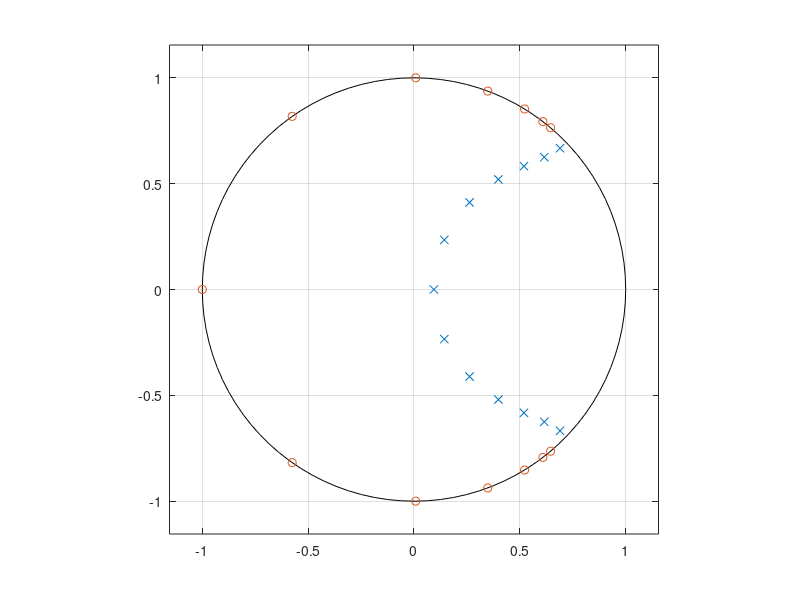
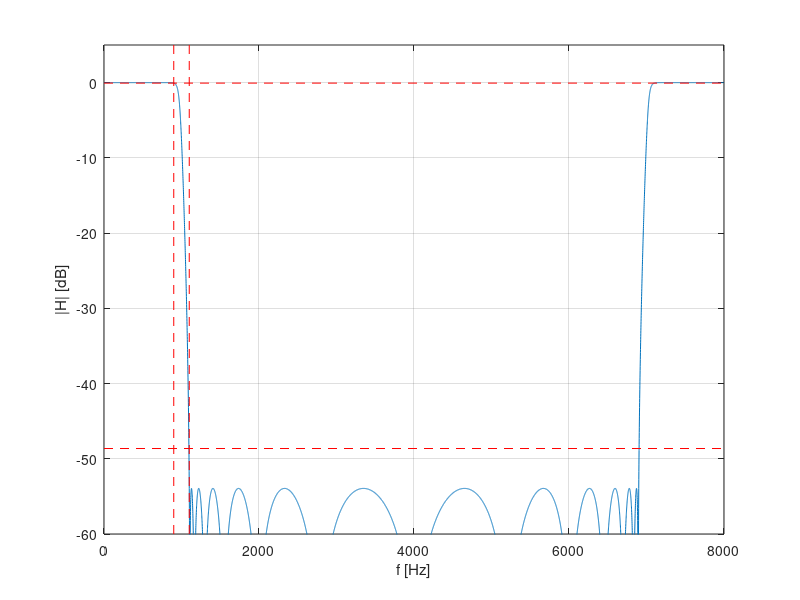

Recreate these plots in MATLAB, in order. (Note: this script raises an error after producing the figures.)
clearvars
close all
clc

%% LAB 5 IIR FILTER - LOW PASS - CHEBYSHEV 2 FILTER TECHNIQUE


% ideally a low-pass filter with cutoff frequency 
f0 = 1e3; % [Hz]
% and repetition rate
Fp = 8e3; % [Hz]
% so that the samplig period is
T = 1/Fp; % [s]

% limit frequencies
al = 0.1; % transition bandwidth in percentage
fp = f0*(1-al); % pass band upper limit
fs = f0*(1+al); % stop band lower limit

% limits (the same as per the FIR approach)
Rs = 48.636; % [dB] attenuation in the stop band (from FIR)
A = 10^(Rs/20); % attenuation constant A
Rp = -20*log10(1-2/A); % [dB] ripple in the pass band (from FIR)
ep = sqrt(10^(Rp/10)-1); % ripple constant epsilon
disp(['Rp = ' num2str(Rp) ' dB, Rs = ' num2str(Rs) ' dB'])

% map back into s-domain constraints
fp1 = tan(pi*fp*T)/(2*pi);
fs1 = tan(pi*fs*T)/(2*pi);

% estimate the order N
N = ceil(acosh(sqrt(A^2-1)/ep)/acosh(fs1/fp1)); 
disp(['The estimated order is N = ' num2str(N)])

% poles
al = asinh(ep*cosh(N*acosh(fs1/fp1))); % constant
xk =        cosh(al/N) * cos(pi/2*(1:2:2*N-1)/N) ...
      -1i * sinh(al/N) * sin(pi/2*(1:2:2*N-1)/N);
sk = 2i*pi*fs1./xk; % poles in the s domain
pk = (1+sk)./(1-sk); % poles in the z domain

% zeros
al = 0; % constant
xk =        cosh(al/N) * cos(pi/2*(1:2:2*N-1)/N) ...
      -1i * sinh(al/N) * sin(pi/2*(1:2:2*N-1)/N);
sk = 2i*pi*fs1./xk; % zeros in the s domain
zk = (1+sk)./(1-sk); % zeros in the z domain

% builds the frequency response
f = 0:Fp/10000:Fp;  % 
H = ones(size(f));
for k = 1:N
    num = (1-zk(k)*exp(-2i*pi*f*T)) / (1-zk(k)); % normalized at f=0
    den = (1-pk(k)*exp(-2i*pi*f*T)) / (1-pk(k)); % normalized at f=0
    H = H.*num./den;
end

% show poles and zeros
figure(1)
zplane([],[]); % Matlab notation for the denominator 
hold on; plot(pk,'x'); plot(zk,'o'); hold off

% show frequency plot
figure(2); 
plot(f,20*log10(abs(H)));
grid on; axis([0 Fp -60 5]); xlabel('f [Hz]'); ylabel('|H| [dB]'); 
hold on; plot([1,1]*fp,ylim,'r--'); plot([1,1]*fs,ylim,'r--'); 
plot(xlim,-[1,1]*Rs,'r--'); plot(xlim,-[1,1]*Rp,'r--'); hold off;



%%  compare with MatLab built-in solution 
%   you can also use function: filterDesigner

% estimate the order
[NCI, wp] = cheb2ord(fp/(Fp/2), fs/(Fp/2), Rp, Rs);
disp(['The order estimated by MatLab is N = ' num2str(N)])
% extract coefficients
[B, A] = cheby2(NCI, Rs, wp);
fvtool(B, A);
% plot results
[HCI, W] = freqz(B, A, 1024*2);
figure(2); hold on; plot(W/(2*pi*T),20*log10(abs(HCI))); hold off


